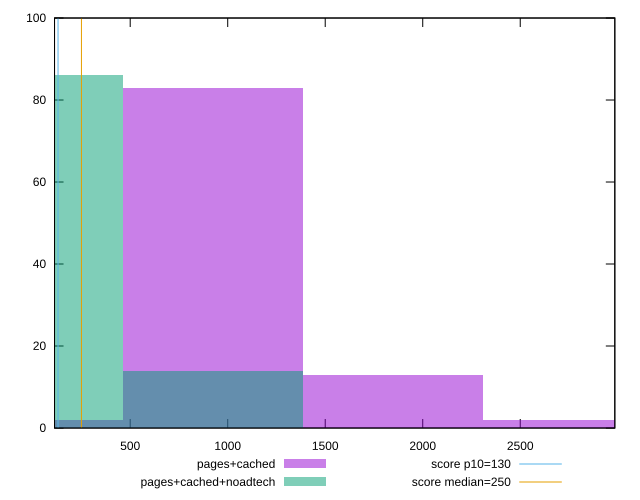

This figure's gnuplot source:
reset

$pagesCached <<EOF
922.8954130057527 83
1845.7908260115055 13
2768.6862390172582 2
0 2
EOF

$pagesCachedNoadtech <<EOF
0 86
922.8954130057527 14
EOF

set key outside below
set boxwidth 922.8954130057527
set xrange [112:2984.9999999999973]
set yrange [0:100]
set trange [0:100]
set style fill transparent solid 0.5 noborder

set parametric
set terminal svg size 640, 500 enhanced background rgb 'white'
set output "report_00015_2021-02-09T16-11-33.973Z/max-potential-fid/comparison/histogram/1_vs_2.svg"

plot $pagesCached title "pages+cached" with boxes, \
     $pagesCachedNoadtech title "pages+cached+noadtech" with boxes, \
     130,t title "score p10=130", \
     250,t title "score median=250"

reset
